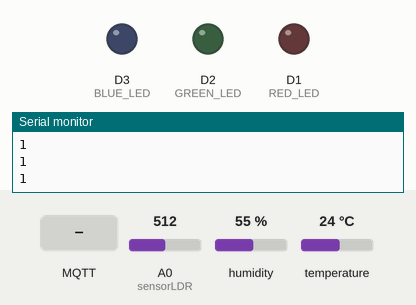
This program was run on a simulated ESP8266 (NodeMCU). On the bench: output pins drawn as LEDs (lit = HIGH), the last lines printed to the serial monitor. Inputs (shaded band) come from the test bench; at power-on: A0 (sensorLDR) = 512, humidity 55 %, temperature 24 °C. WiFi joins after 1.5 s; servers stay silent unless stated; no MQTT or app messages arrive unless stated.

Above: at 2.7 s.
2.8 s: MQTT message "On" arrives on the first subscribed topic
At 3.3 s:
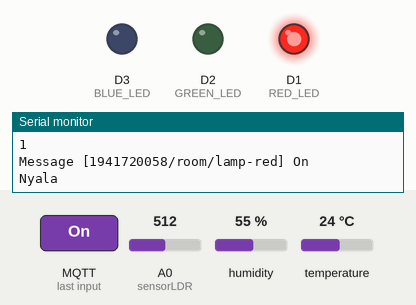
4.3 s: MQTT message "On" arrives on the second subscribed topic
At 5.5 s:
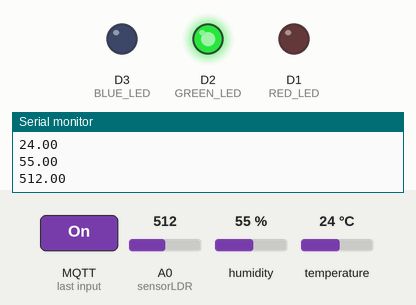
5.8 s: MQTT message "On" arrives on the third subscribed topic
At 6.8 s:
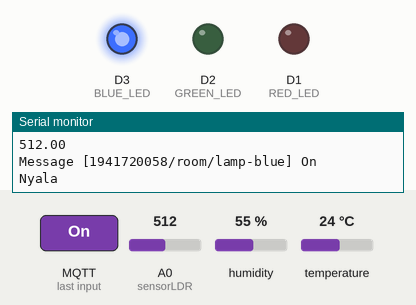
Timing chart, 0 to 8.8 s (numbered marks = the images above; inputs shaded):
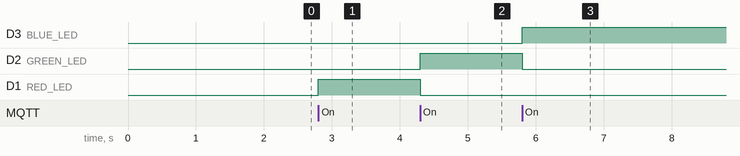

Measured:
- after the input at 2.8 s, D1 (RED_LED): LOW → HIGH at once
- after the input at 4.3 s, D2 (GREEN_LED): LOW → HIGH at once; D1 (RED_LED): HIGH → LOW at once
- after the input at 5.8 s, D3 (BLUE_LED): LOW → HIGH at once; D2 (GREEN_LED): HIGH → LOW at once

The program:

main.cpp
```cpp
#include <Arduino.h>
#include <ESP8266WiFi.h>
#include <PubSubClient.h>
#include <SimpleDHT.h>

const char *ssid = "D'House";     // silakan disesuaikan sendiri
const char *password = "ditana220101"; // silakan disesuaikan sendiri
const char *mqtt_server = "broker.hivemq.com";


#define RED_LED D1
#define GREEN_LED D2
#define BLUE_LED D3
#define sensorLDR A0
int sensor;

WiFiClient espClient;
PubSubClient client(espClient);

SimpleDHT11 dht11(D7);

long now = millis();
long lastMeasure = 0;
String macAddress = "";

void setup_wifi()
{
  delay(10);
  Serial.println();
  Serial.print("Connecting to ");
  Serial.println(ssid);
  WiFi.begin(ssid, password);
  while (WiFi.status() != WL_CONNECTED)
  {
    delay(500);
    Serial.print(".");
  }
  Serial.println("");
  Serial.print("WiFi connected - ESP IP address: ");
  Serial.println(WiFi.localIP());
  macAddress = WiFi.macAddress();
  Serial.print(WiFi.macAddress());
}

void ledOff()
{
  digitalWrite(RED_LED, LOW);
  digitalWrite(GREEN_LED, LOW);
  digitalWrite(BLUE_LED, LOW);
}

void ledRedOn()
{
  digitalWrite(RED_LED, HIGH);
  digitalWrite(GREEN_LED, LOW);
  digitalWrite(BLUE_LED, LOW);
}

void ledGreenOn()
{
  digitalWrite(RED_LED, LOW);
  digitalWrite(GREEN_LED, HIGH);
  digitalWrite(BLUE_LED, LOW);
}

void ledBlueOn()
{
  digitalWrite(RED_LED, LOW);
  digitalWrite(GREEN_LED, LOW);
  digitalWrite(BLUE_LED, HIGH);
}


void callback(char *topic, byte *payload, unsigned int length)
{
  Serial.print("Message [");
  Serial.print(topic);
  Serial.print("] ");
  String messageTemp;
  for (int i = 0; i < length; i++)
  {
    Serial.print((char)payload[i]);
    messageTemp += (char)payload[i];
  }

  Serial.println();

  // Filter by topic
  if (String(topic) == "1941720058/room/lamp-red")
  {
    if (messageTemp == "On")
    {
      Serial.println("Nyala");
      ledRedOn();
    }
    else
    {
      Serial.println("Mati");
      ledOff();
    }
  }
  else if (String(topic) == "1941720058/room/lamp-green")
  {
    if (messageTemp == "On")
    {
      Serial.println("Nyala");
      ledGreenOn();
    }
    else
    {
      Serial.println("Mati");
      ledOff();
    }
  }
  else if (String(topic) == "1941720058/room/lamp-blue")
  {
    if (messageTemp == "On")
    {
      Serial.println("Nyala");
      ledBlueOn();
    }
    else
    {
      Serial.println("Mati");
      ledOff();
    }
  }
}

void reconnect()
{
  while (!client.connected())
  {
    Serial.print("Attempting MQTT connection...");
    if (client.connect(macAddress.c_str()))
    {
      Serial.println("Connected.");
      // Subscribe agar listen ke noderednya
      Serial.println(client.subscribe("1941720058/room/lamp-red"));
      Serial.println(client.subscribe("1941720058/room/lamp-green"));
      Serial.println(client.subscribe("1941720058/room/lamp-blue"));
    }
    else
    {
      Serial.print("failed, rc=");
      Serial.print(client.state());
      Serial.println(" try again in 5 seconds");
      delay(5000);
    }
  }
}

void setup()
{
  Serial.begin(115200);
  Serial.println("Mqtt Node-RED");
  setup_wifi();
  pinMode(RED_LED, OUTPUT);
  pinMode(GREEN_LED, OUTPUT);
  pinMode(BLUE_LED, OUTPUT);
  client.setServer(mqtt_server, 1883);
  client.setCallback(callback);
}

void loop()
{
  if (!client.connected())
  {
    reconnect();
  }
  if (!client.loop())
  {
    client.connect("ESP8266Client");
  }

  now = millis();
  if (now - lastMeasure > 5000)
  {
    lastMeasure = now;
    int err = SimpleDHTErrSuccess;

    sensor = analogRead(sensorLDR);
    byte temperature = 0;
    byte humidity = 0;
    if ((err = dht11.read(&temperature, &humidity, NULL)) != SimpleDHTErrSuccess)
    {
      Serial.print("Pembacaan DHT11 gagal, err=");
      Serial.println(err);
      delay(1000);
      return;
    }
    static char temperatureTemp[7];
    static char humidityHum[7];
    static char light[8];

    dtostrf(humidity, 1, 2, humidityHum);
    dtostrf(temperature, 4, 2, temperatureTemp);
    dtostrf(sensor, 4, 2, light);

    Serial.println(temperatureTemp);
    Serial.println(humidityHum);
    Serial.println(light);

    client.publish("1941720058/room/humidity", humidityHum);
    client.publish("1941720058/room/suhu", temperatureTemp);
    client.publish("1941720058/room/ldr", light);
  }
}
```
